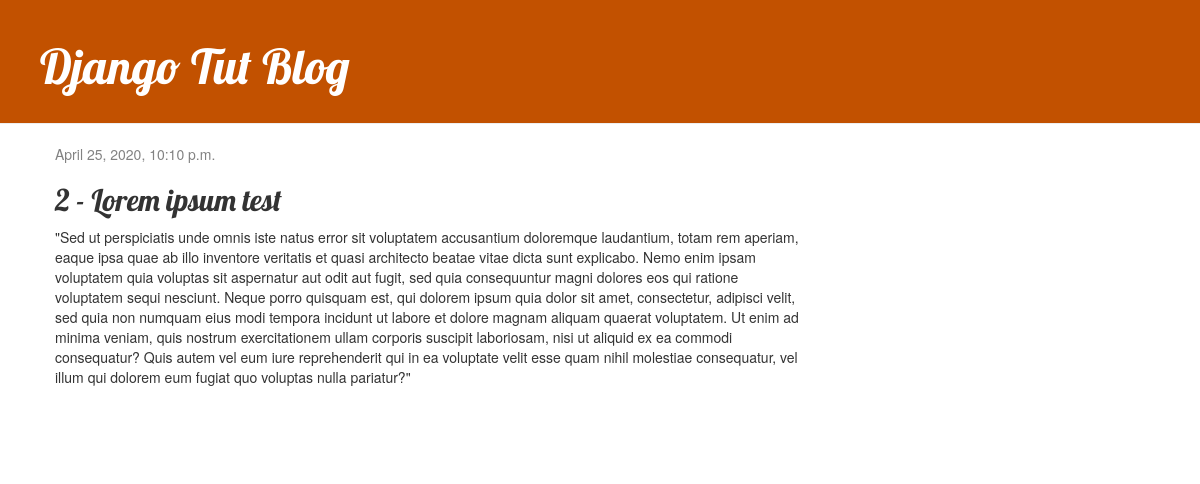
The app's page /post/2/ with its own data.
### blog/models.py (models this page shows, shortened)
class Post(models.Model):
    author = models.ForeignKey(settings.AUTH_USER_MODEL, on_delete=models.CASCADE)
    title = models.CharField(max_length=200)
    text = models.TextField()
    created_date = models.DateTimeField(default=timezone.now)
    published_date = models.DateTimeField(blank=True, null=True)

### blog/views.py (the view)
# urls.py: path('post/<int:pk>/', views.post_detail, name='post_detail'),
def post_detail(request, pk):
    post = get_object_or_404(Post, pk=pk)
    return render(request, 'blog/post_detail.html', {'post': post})

### blog/templates/blog/post_detail.html (shortened to what this page needs)
{% extends 'blog/base.html' %}
{% block content %}
    <div class="post">
        {% if post.published_date %}
            <div class="date">
                {{ post.published_date }}
            </div>
        {% endif %}
        <h2>{{ post.title }}</h2>
        <p>{{ post.text|linebreaksbr }}</p>
    </div>
{% endblock %}

### blog/static/css/blog.css (style rules this page uses)
h1, h2, h3, h4 { font-family: 'Lobster', cursive; }
.date { color: #828282; }
.post { margin-bottom: 70px; }

### records on screen
Post: published_date "April 25, 2020, 10:10 p.m.", title "2 - Lorem ipsum test", text "\"Sed ut perspiciatis unde omnis iste natus error sit voluptatem accusantium doloremque laudantium, totam rem aperiam, eaque ipsa quae ab illo inventore veritatis et quasi architecto beatae vitae dicta sunt explicabo. Nemo enim ipsam voluptatem quia voluptas sit aspernatur aut odit aut fugit, sed quia consequuntur magni dolores eos qui ratione voluptatem sequi nesciunt. Neque porro quisquam est, qui dolorem ipsum quia dolor sit amet, consectetur, adipisci velit, sed quia non numquam eius modi tempora incidunt ut labore et dolore magnam aliquam quaerat voluptatem. Ut enim ad minima veniam, quis nostrum exercitationem ullam corporis suscipit laboriosam, nisi ut aliquid ex ea commodi…"
